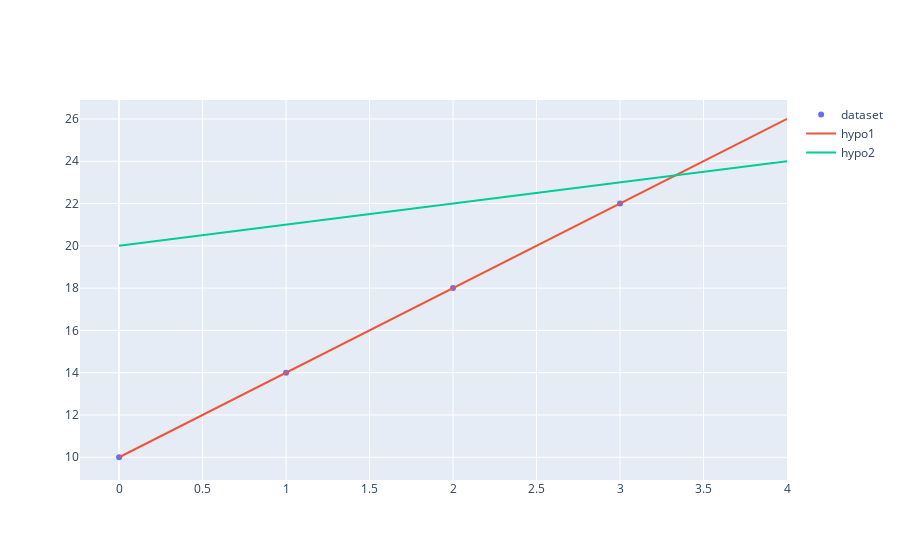

The code cell stored with this chart in its notebook:
### Markdown cell above
## Cost function

In order to find the best values for $\theta_0$ and $\theta_1$ we define the cost function as follow (m being the number of training example in our dataset):

$ J_{(\theta_0, \theta_1)} = \frac{1}{2m} \sum_{i=1}^m (h_\theta(x^{(i)}) - y^i)^2 $

And the problem become minimizing this function over $\theta_0$ and $\theta_1$.

Let's unpack the formula:

- $ h_\theta(x^{(i)}) $

Is our hypothesis function as defined last chapter applied to the $i^{th}$ example of our training data.

- $ (h_\theta(x^{(i)}) - y^i)^2 $

Is the "squared error function".

It represents the "error", how much apart from the right result $y^i$ the result of our hypothesis $h_\theta(x^{(i)})$ is.

And we take the square of that error supposedly because the square function accentuate the difference between large and small error (an "error" of 5 becomes 25 while an error of 2 become 4 making the error of 5 appear even worse)

The "squared error function" is one example of an error function, there are others. But the squared error function is one that is generally quite good.

- $ \frac{1}{2m} \sum_{i=1}^m (h_\theta(x^{(i)}) - y^i)^2 $

This $\frac{1}{2m} \sum_{i=1}^m$ part is the notation to take the average. (Sum of each elements divided by the number of elements)

So the formulas is taking the average of the error of our hypothesis over our entire dataset.

### Code cell
class CostFunction:
    dataset = None
    hypothesis = None

    def __init__(self, dataset, hypothesis = None):
        self.dataset = dataset
        self.hypothesis = hypothesis

    def squaredError(self, theta0 = None, theta1 = None):
        # If theta0 and theta1 are given, we ignore the registered
        # hypothesis and create a new one with the given parameters
        if theta0 != None and theta1 != None:
            hypothesis = Hypothesis(theta0, theta1)
        else:
            hypothesis = self.hypothesis

        m = len(self.dataset[0])

        squaredErrorSum = 0

        for i in range(1, m):
            hx = hypothesis.compute(self.dataset[0][i])
            y = self.dataset[1][i]
            squaredErrorSum += (hx - y) ** 2

        return (1 / (2 * m)) * squaredErrorSum


dataset = [
    [ 0,  1,  2,  3],
    [10, 14, 18, 22]
]

hypo1 = Hypothesis(10, 4)
cf1 = CostFunction(dataset, hypo1)

hypo2 = Hypothesis(20, 1)
cf2 = CostFunction(dataset,hypo2)

# Graph that plots the dataset and the 2 hypothesis to show that hypo1 is the right hypothesis
graph = Graph()
graph.plot2DArray(dataset, "dataset")
graph.plotFunction(hypo1.compute, "hypo1", 0, 4, 4)
graph.plotFunction(hypo2.compute, "hypo2", 0, 4, 4)
graph.render()

print(
    "Right hypothesis, so squared error should be: ",
    cf1.squaredError(),
    " == 0"
)

print(
    "Wrong hypothesis, so squared error should be: ",
    cf2.squaredError(),
    " != 0"
)

### Figure 1 — Plotly figure (JSON) as saved in the notebook; plotly's stock layout.template omitted (floating-point values rounded to 4 significant figures)
{"data": [{"mode": "markers", "name": "dataset", "type": "scatter", "x": [0, 1, 2, 3], "y": [10, 14, 18, 22]}, {"mode": "lines", "name": "hypo1", "type": "scatter", "x": [0.0, 1.333, 2.667, 4.0], "y": [10.0, 15.33, 20.67, 26.0]}, {"mode": "lines", "name": "hypo2", "type": "scatter", "x": [0.0, 1.333, 2.667, 4.0], "y": [20.0, 21.33, 22.67, 24.0]}], "layout": {}}
